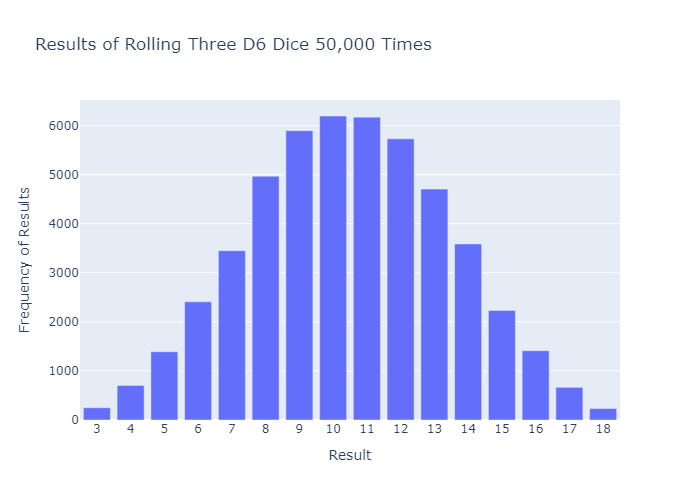

Reproduce this figure in Python.
import plotly.express as px
from die import Die

# Create three D6 dice.
die_1 = Die()
die_2 = Die()
die_3 = Die()

# Make some rolls and store results in a list.
results = []
for roll_num in range(50_000):
    result = die_1.roll() + die_2.roll() + die_3.roll()
    results.append(result)

# Analyze the results.
frequencies = []
max_result = die_1.num_sides + die_2.num_sides + die_3.num_sides
poss_results = range(3, max_result+1)
for value in poss_results:
    frequency = results.count(value)
    frequencies.append(frequency)

# Visualize the results.
title = "Results of Rolling Three D6 Dice 50,000 Times"
labels = {'x': 'Result', 'y': 'Frequency of Results'}
fig = px.bar(x=poss_results, y=frequencies, title=title, labels=labels)
# Further customize the chart.
fig.update_layout(xaxis_dtick=1)

# fig.show()  # shows the figure in your default browser
fig.write_image('three_dice.png')
